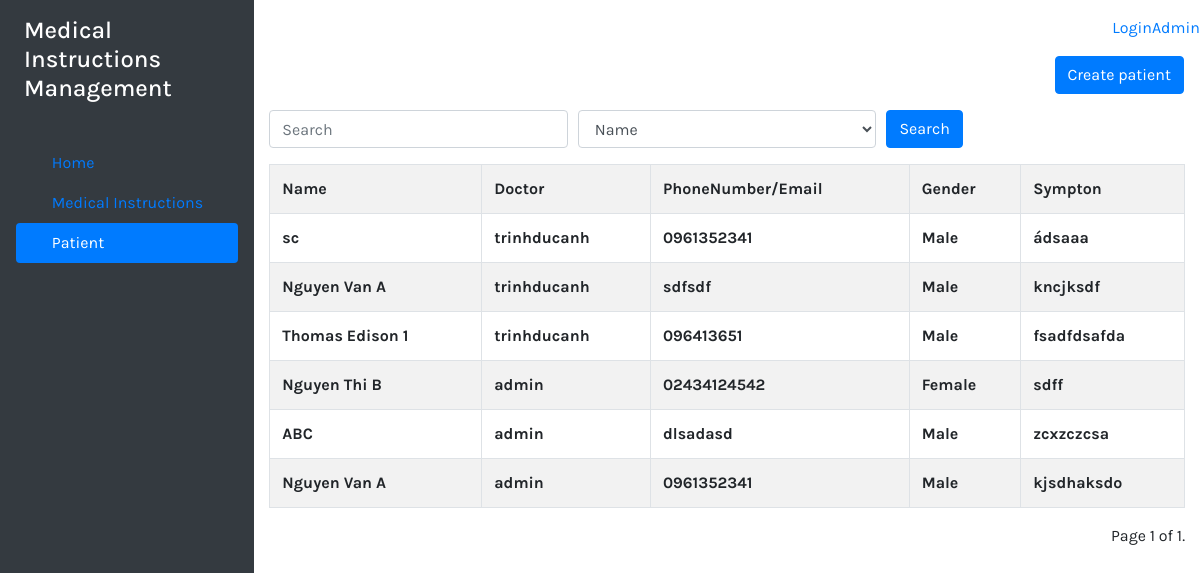
The page /patient/ on the database its author committed.
### patient/models.py (models this page shows, shortened)
class Patient(models.Model):
    GENDER = (
        ('Male', 'Male'),
        ('Female', 'Female'),
    )
    patient_name = models.CharField(max_length=30)
    birthday = models.DateField("Day End(mm/dd/yyyy)")
    gender = models.CharField(max_length=12, default='Male', choices=GENDER)
    phone_number = models.CharField(max_length=50)
    doctor = models.ForeignKey(User, editable=True, on_delete = models.CASCADE, null=True)
    sympton = models.TextField()
    note = models.TextField()

### patient/views.py (the view)
# urls.py: path('', views.list),
def list(request):
    Patients = Patient.objects.all().order_by('-doctor_id')
    search_field = request.GET.get('search_field')
    in_search = request.GET.get('in_search')
    if search_field == 'Name':
        Patients = Patients.filter(patient_name__icontains=in_search)
    if search_field == 'Doctor':
        Patients = Patients.filter(doctor__username__icontains=in_search)
    pag = Paginator(Patients, 8)
    pag_num = request.GET.get('page')
    try:
        patient= pag.page(pag_num)
    except PageNotAnInteger:
        patient = pag.page(1)
    except EmptyPage:
        patient = pag.page(pag.num_pages)
    return render(request,'patient/patient.html', {'patient': patient})

### patient/templates/patient/patient.html (shortened to what this page needs)
{% extends "pages/base.html" %}
{% block content %}
<div>
    <div class="wrapper d-flex">
        <div class="d-flex flex-column p-3 text-white bg-dark" style="width: 300px ; height:100vh;">
            <a href="/" class="d-flex align-items-center mb-3 mb-md-0 me-md-auto text-white text-decoration-none">
                <h4 class="ml-2">Medical Instructions Management</h4>
            </a>
            <ul class="nav nav-pills flex-column mb-auto">
                <li class="nav-item">
                    <a href="/" class="nav-link ">
                        <svg class="bi me-2" width="16" height="16"><use xlink:href="#home"></use></svg>
                        Home
                    </a>
                </li>
                <li>
                    <a href="/ylenh" class="nav-link ">
                        <svg class="bi me-2" width="16" height="16"><use xlink:href="#speedometer2"></use></svg>
                        Medical Instructions
                    </a>
                </li>
                <li>
                    <a href="/patient" class="nav-link text-white active">
                        <svg class="bi me-2" width="16" height="16"><use xlink:href="#speedometer2"></use></svg>
                        Patient
                    </a>
                </li>
            </ul>
        </div>
        <div style="width: 95%">
            <nav style=" height : 40px;" class="mt-3 d-flex justify-content-end">
                {% if user.username %}
                <p>Welcome {{user.username}}</p>
                <p><a class="mr-2" href="{% url 'logout' %}">(Logout)</a></p>
                {% else %}
                <p><a href="{% url 'login' %}">Login</a></p>
                <p><a href="/admin">Admin</a></p>
                {% endif %}
            </nav>
            <div class="d-flex justify-content-end mr-3 mb-3">
                <a href="{% url 'patient_create' %}" class="btn btn-primary ">Create patient</a>
            </div>
            <form method="GET" class="container">
                <div class="form-row">
                  <div class="form-group col-md-4">
                    <input class="form-control" type="search" name="in_search" placeholder="Search">
                  </div>
                  <div class="form-group col-md-4">
                    <select class="form-control" name="search_field">
                        <option>Name</option>
                    </select>
                  </div>
                    <div class="form-group col-md-4">
                        <button type="submit" class="btn btn-primary">Search</button>
                    </div>
                </div>
              </form>
            <div class = "container">
                <table class="table table-striped table-bordered table-hover" >
                    <tr>
                        <th>Name</th>
                        <th>Doctor</th>
                        <th>PhoneNumber/Email</th>
                        <th>Gender</th>
                        <th>Sympton</th>
                    </tr>
                    {% for p in patient %}
                    <tr>
                        <th>{{p.patient_name}}</th>
                        <th>{{p.doctor.username}}</th>
                        <th>{{p.phone_number}}</th>
                        <th>{{p.gender}}</th>
                        <th>{{p.sympton}}</th>
                    </tr>
                    {% endfor %}
                </table>
            </div>
            <div class="pagination d-flex justify-content-end container">
                <span class="current">
                    Page {{ patient.number }} of {{ patient.paginator.num_pages }}.
                </span>
            </div>
        </div>
    </div>
</div>
{% endblock %}

### home/templates/pages/base.html (style rules this page uses)
body { font-family: 'Karla', sans-serif; }

### rows shown on the page
Patient: patient_name "sc", doctor.username "trinhducanh", phone_number "0961352341", gender "Male", sympton "ádsaaa"
Patient: patient_name "Nguyen Van A", doctor.username "trinhducanh", phone_number "sdfsdf", gender "Male", sympton "kncjksdf"
Patient: patient_name "Thomas Edison 1", doctor.username "trinhducanh", phone_number "096413651", gender "Male", sympton "fsadfdsafda"
Patient: patient_name "Nguyen Thi B", doctor.username "admin", phone_number "02434124542", gender "Female", sympton "sdff"
Patient: patient_name "ABC", doctor.username "admin", phone_number "dlsadasd", gender "Male", sympton "zcxzczcsa"
Patient: patient_name "Nguyen Van A", doctor.username "admin", phone_number "0961352341", gender "Male", sympton "kjsdhaksdo"

### other values the page prints
{{ patient.number }} "1"
{{ patient.paginator.num_pages }} "1"
